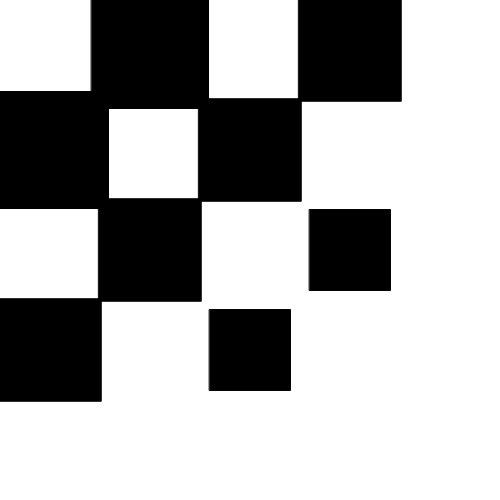
Frame 1 (no input)
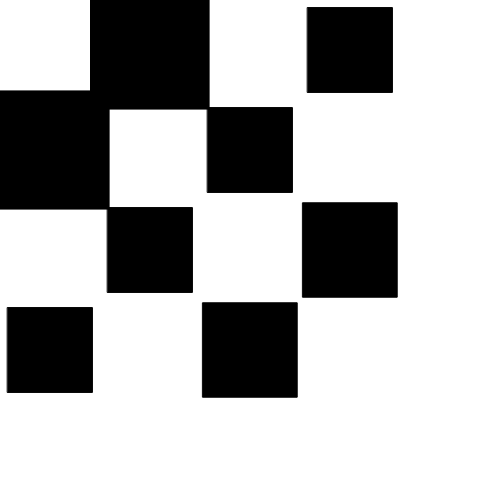
Frame 60 (no input)
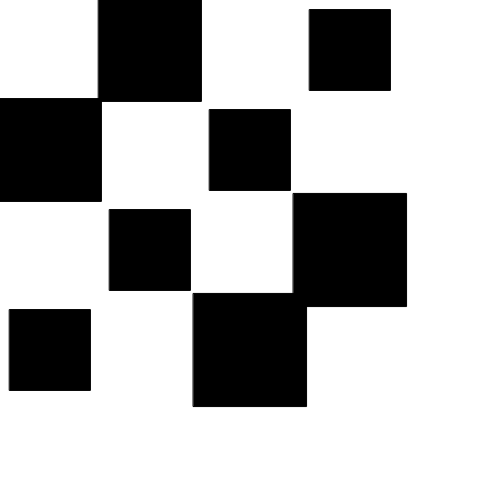
Frame 120 (the mouse pressed at the canvas centre since frame 60)

The p5.js sketch that drew these frames (run headless with seeded random() and noise() and a simulated clock; from frame 60 on, the mouse is pressed at the canvas centre):

// p5.js sketch
// ── sketch.js
// 函数setup() : 准备阶段
function setup() {
	// 创建画布，宽度640像素，高度480像素
	// 画布的坐标系统为，左上角坐标为（0，0），
	// x方向水平向右，y方向垂直向下，单位像素
	createCanvas(500,500);
	rectMode(CENTER);
}

// 函数draw()：作画阶段
function draw() {	
	
	background(255);
	var tNow = millis()/1000;
	var i = 0;
	for(var i=0;i<4;i++)
	{
		for(var j=0;j<4;j++)
		{
			var x = i*100 + 50;
			var y = j*100 + 50;
			var wd = 100;
			var halfWd = wd/2;
			var sumij = i+j;
			var isOddValue = (sumij%2===1);
			if(isOddValue)
			{
				fill(0);
				wd += 20*pow(sin(tNow + (i+j)),1);
				//rect(x-halfWd,y-halfWd,wd,wd);
				rect(x,y,wd,wd);
			}
			else
			{
				//fill(255);
				//rect(x-halfWd,y-halfWd,wd,wd);
			}
		}
	}
	
}
